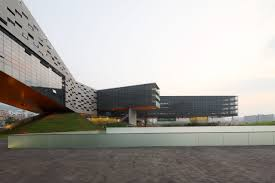
#> input picture src/images/test10.jpg, 275 x 183 px
$ python main.py   (older library calls are emulated)
#> lines starting #> are read from the running program, lines starting #| are printed output that depends on the picture; after the words box and inside, x2 and y2 are one past the last pixel; in counts of white or black regions, pixels touching at a corner belong together
import cv2
import numpy as np
from tkinter import Tk
from tkinter.filedialog import askopenfilename
import time
import os

windowName = "Edge Detection Toolkit"

# root window minimize
Tk().withdraw()

# open the file
file_path = askopenfilename(
    title="Select an image",
    filetypes=[("Image files", "*.png *.jpg *.jpeg *.bmp *.tiff")]
)
#> the answer given: images/test10.jpg

if not file_path:
    raise Exception("No image selected")

# Load grayscale image
image = cv2.imread(file_path, cv2.IMREAD_GRAYSCALE)
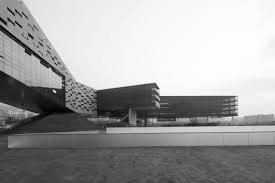
#> image: shape (183, 275); min 0, max 255, mean 160.1
if image is None:
    raise Exception("Image not found. Check the file path!")

# Nothing function for trackbar callback
def nothing(x):
    pass

# Create window and trackbars
cv2.namedWindow(windowName, cv2.WINDOW_NORMAL)
# Methods: 0=Sobel, 1=Laplacian, 2=Canny, 3=Prewitt, 4=Scharr
cv2.createTrackbar('Method', windowName, 0, 4, nothing)
cv2.createTrackbar('Threshold1', windowName, 100, 255, nothing)
cv2.createTrackbar('Threshold2', windowName, 150, 255, nothing)  # used by Canny
cv2.createTrackbar('Blur', windowName, 0, 20, nothing)  # kernel size (odd only)
cv2.createTrackbar('Binary (0/1)', windowName, 1, 1, nothing)  # 1: show binary(thresholded), 0: show magnitude/grad

method_name = ["Sobel", "Laplacian", "Canny", "Prewitt", "Scharr"]

# Prewitt kernels (float32)
#detecting vertical edges
prewitt_kx = np.array([[1, 0, -1],
                       [1, 0, -1],
                       [1, 0, -1]], dtype=np.float32)

#detecting horizontal edges
prewitt_ky = np.array([[1, 1, 1],
                       [0, 0, 0],
                       [-1, -1, -1]], dtype=np.float32)

# Output folder for saved images
out_dir = os.path.join(os.path.dirname(file_path), "edge_outputs")
os.makedirs(out_dir, exist_ok=True)

while True:
    # Get trackbar values
    method = cv2.getTrackbarPos('Method', windowName)
    t1 = cv2.getTrackbarPos('Threshold1', windowName)
    t2 = cv2.getTrackbarPos('Threshold2', windowName)
    blur_strength = cv2.getTrackbarPos('Blur', windowName)
    binary_mode = cv2.getTrackbarPos('Binary (0/1)', windowName)

    # Ensure kernel size is odd and at least 1
    if blur_strength <= 0:
        ksize = 1
    else:
        ksize = blur_strength if (blur_strength % 2 == 1) else blur_strength + 1

    # Apply blur if selected
    if ksize > 1:
        img_proc = cv2.GaussianBlur(image, (ksize, ksize), 0)
    else:
        img_proc = image.copy()

    # Prepare variable for display
    display = None

    try:
        if method == 0:  # Sobel
            gx = cv2.Sobel(img_proc, cv2.CV_64F, 1, 0, ksize=3)
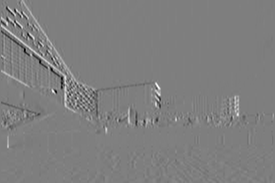
#> gx: shape (183, 275) float64; min -642, max 650, mean 3; drawn with min black and max white
            gy = cv2.Sobel(img_proc, cv2.CV_64F, 0, 1, ksize=3)
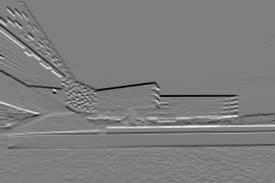
#> gy: shape (183, 275) float64; min -743, max 746, mean -7; drawn with min black and max white
            mag = np.sqrt(gx * gx + gy * gy)
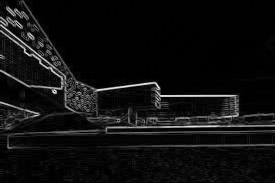
#> mag: shape (183, 275) float64; min 0, max 797.5, mean 49.5; drawn with min black and max white
            if mag.max() > 0:
                mag_norm = (mag / mag.max()) * 255.0
            else:
                mag_norm = mag
            mag_uint8 = cv2.convertScaleAbs(mag_norm)
            display = (cv2.threshold(mag_uint8, t1, 255, cv2.THRESH_BINARY)[1]
                       if binary_mode else mag_uint8)
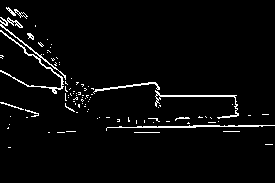
#> display: shape (183, 275); 3.5% white in thin lines or dots, all inside (x1, y1, x2, y2) = (0, 7, 275, 148)

        elif method == 1:  # Laplacian
            lap = cv2.Laplacian(img_proc, cv2.CV_64F)
            lap_abs = np.abs(lap)
            if lap_abs.max() > 0:
                lap_norm = (lap_abs / lap_abs.max()) * 255.0
            else:
                lap_norm = lap_abs
            lap_uint8 = cv2.convertScaleAbs(lap_norm)
            display = (cv2.threshold(lap_uint8, t1, 255, cv2.THRESH_BINARY)[1]
                       if binary_mode else lap_uint8)

        elif method == 2:  # Canny
            display = cv2.Canny(img_proc, t1, t2)

        elif method == 3:  # Prewitt (robust)
            # Convert to float32 source for filtering
            src_f = img_proc.astype(np.float32)
            # Use CV_32F ddepth (-1 returns same depth as src, which is float32)
            px = cv2.filter2D(src_f, ddepth=cv2.CV_32F, kernel=prewitt_kx)
            py = cv2.filter2D(src_f, ddepth=cv2.CV_32F, kernel=prewitt_ky)
            # magnitude using OpenCV helper (handles shapes safely)
            pmag = cv2.magnitude(px, py)  # float32
            # normalize to 0-255 robustly (avoid division by zero)
            pmag_norm = np.zeros_like(pmag, dtype=np.float32)
            if np.isfinite(pmag).any():
                cv2.normalize(pmag, pmag_norm, 0, 255, cv2.NORM_MINMAX)
            # convert to uint8
            p_uint8 = cv2.convertScaleAbs(pmag_norm)
            display = (cv2.threshold(p_uint8, t1, 255, cv2.THRESH_BINARY)[1]
                       if binary_mode else p_uint8)

        else:  # method == 4 Scharr
            sx = cv2.Scharr(img_proc, cv2.CV_64F, 1, 0)
            sy = cv2.Scharr(img_proc, cv2.CV_64F, 0, 1)
            smag = np.sqrt(sx * sx + sy * sy)
            if smag.max() > 0:
                snorm = (smag / smag.max()) * 255.0
            else:
                snorm = smag
            s_uint8 = cv2.convertScaleAbs(snorm)
            display = (cv2.threshold(s_uint8, t1, 255, cv2.THRESH_BINARY)[1]
                       if binary_mode else s_uint8)

    except Exception as e:
        # If anything goes wrong, show a text overlay with the error (helps debug)
        display = np.zeros_like(image)
        err_msg = f"{type(e).__name__}: {str(e)}"
        cv2.putText(display, "ERROR", (10, 30), cv2.FONT_HERSHEY_SIMPLEX, 0.8, 255, 2)
        # second line (clamp to image width)
        cv2.putText(display, err_msg[:image.shape[1]-10], (10, 60),
                    cv2.FONT_HERSHEY_SIMPLEX, 0.5, 255, 1)
        print("Internal error in processing:", err_msg)  # also print to console for details

    # Ensure display is valid before imshow
    if display is None:
        display = np.zeros_like(image)

    # Show original and edges
    imgTitle = "Original Image"
    if cv2.getWindowProperty(imgTitle, cv2.WND_PROP_VISIBLE) < 1:
        cv2.namedWindow(imgTitle, cv2.WINDOW_NORMAL)
    cv2.imshow(imgTitle, image)

    window_title = f"{windowName} - {method_name[method]}"
    if cv2.getWindowProperty(window_title, cv2.WND_PROP_VISIBLE) < 1:
        cv2.namedWindow(window_title, cv2.WINDOW_NORMAL)
    cv2.imshow(window_title, display)

    # Key handling: 'q' to quit, 's' to save current edge image
    key = cv2.waitKey(30) & 0xFF
#> (key q is pressed here)
    if key == ord('q'):
        break
    if key == ord('s'):
        ts = time.strftime("%Y%m%d_%H%M%S")
        fname = f"{method_name[method]}_{ts}.png"
        fpath = os.path.join(out_dir, fname)
        cv2.imwrite(fpath, display)
        print(f"Saved: {fpath}")

cv2.destroyAllWindows()

$ run again, on src/images/test12.jpg
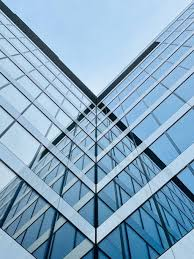
#> input picture src/images/test12.jpg, 194 x 259 px
#> `gy = cv2.Sobel(img_proc, cv2.CV_64F, 0, 1, ksize=3)`:
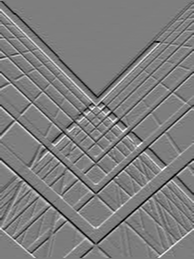
#> gy: shape (259, 194) float64; min -652, max 665, mean -2.5; drawn with min black and max white
#> `display = (cv2.threshold(mag_uint8, t1, 255, cv2.THRESH_BINARY)[1] if ..`:
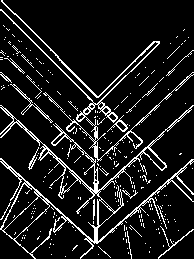
#> display: shape (259, 194); 10.7% white in thin lines or dots
